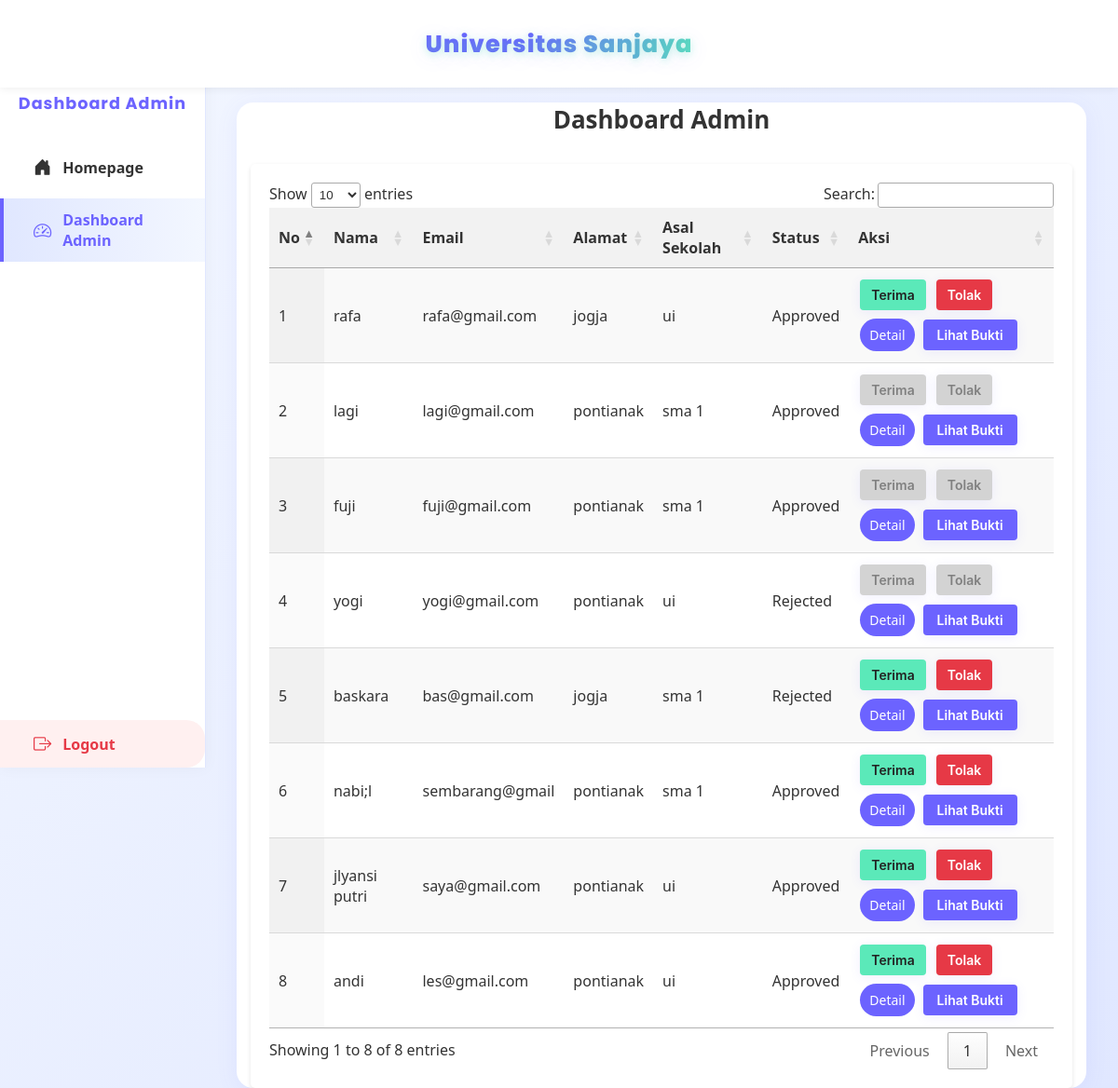
Screenshot of /dashboard_admin (signed in) with the database file from the repository.
### models.py (models this page shows)
class User(db.Model):
    id = db.Column(db.Integer, primary_key=True)
    name = db.Column(db.String(100), nullable=False)
    email = db.Column(db.String(100), unique=True, nullable=False)
    password = db.Column(db.String(100), nullable=False)
    address = db.Column(db.String(200))
    school = db.Column(db.String(100))
    birth_date = db.Column(db.Date)
    phone = db.Column(db.String(15))
    gender = db.Column(db.String(10))
    hobby = db.Column(db.String(100))
    parent_name = db.Column(db.String(100))
    parent_job = db.Column(db.String(100))
    ijazah = db.Column(db.String(200))  # Link ke file ijazah
    kk = db.Column(db.String(200))  # Link ke file kartu keluarga
    ijazah_confirmed = db.Column(db.Boolean, default=False)  # Status konfirmasi ijazah
    kk_confirmed = db.Column(db.Boolean, default=False)  # Status konfirmasi KK
    status = db.Column(db.String(20), default='Pending')  # Pending, Approved, Rejected
    created_at = db.Column(db.DateTime, default=datetime.utcnow)  # Waktu pendaftaran
    payment_status = db.Column(db.String(20), default='Pending')  # Pending, Approved, Rejected
    payment_proof = db.Column(db.String(200))  # Path ke file bukti pembayaran
    is_action_taken = db.Column(db.Boolean, default=False)  # True jika admin sudah mengambil tindakan
    is_payment_action_taken = db.Column(db.Boolean, default=False)  # True jika admin sudah mengambil tindakan pada pembayaran
    faculty = db.Column(db.String(100))  # Fakultas pilihan user
    religion = db.Column(db.String(30))  # Tambahkan ini

### app.py (the view, shortened to what this page needs)
@app.route('/dashboard_admin', methods=['GET', 'POST'])
def dashboard_admin():
    if 'admin_id' not in session:
        flash('Anda harus login sebagai admin untuk mengakses halaman ini.')
        return redirect(url_for('login'))
    users = User.query.order_by(User.created_at.desc()).all()
    return render_template('dashboard_admin.html', users=users)

### templates/dashboard_admin.html (shortened to what this page needs)
<!DOCTYPE html>
<html>
<head>
    <link rel="stylesheet" type="text/css" href="https://cdn.datatables.net/1.13.5/css/jquery.dataTables.min.css">
    <link rel="stylesheet" href="{{ url_for('static', filename='css/admin.css') }}">
</head>
<body>
    <nav class="sidebar">
        <div class="sidebar-header">Dashboard Admin</div>
        <a href="{{ url_for('index') }}" class="nav-link"><i class="bi bi-house-door-fill"></i> Homepage</a>
        <a href="{{ url_for('dashboard_admin') }}" class="nav-link active"><i class="bi bi-speedometer2"></i> Dashboard Admin</a>
        <a href="{{ url_for('logout') }}" class="nav-link logout-link"><i class="bi bi-box-arrow-right"></i> Logout</a>
    </nav>
    <nav class="navbar" style="position:fixed;top:0;left:0;width:100vw;height:64px;z-index:200;display:flex;align-items:center;justify-content:center;background:#fff;box-shadow:0 2px 8px rgba(0,0,0,0.06);">
        <span class="navbar-brand-highlight">
            Universitas Sanjaya
        </span>
    </nav>
    <div class="admin-main-content">
        <div class="container">
            <h1>Dashboard Admin</h1>
            <table id="adminTable" class="display">
                <thead>
                    <tr>
                        <th>No</th>
                        <th>Nama</th>
                        <th>Email</th>
                        <th>Alamat</th>
                        <th>Asal Sekolah</th>
                        <th>Status</th>
                        <th>Aksi</th>
                    </tr>
                </thead>
                <tbody>
                    {% for user in users %}
                    <tr>
                        <td>{{ loop.index }}</td>
                        <td>{{ user.name }}</td>
                        <td>{{ user.email }}</td>
                        <td>{{ user.address or 'Belum diisi' }}</td>
                        <td>{{ user.school or 'Belum diisi' }}</td>
                        <td>{{ user.status }}</td>
                        <td>
                            <div class="action-buttons">
                                <form method="POST" action="{{ url_for('dashboard_admin') }}">
                                    <button type="submit" name="action" value="approve" class="btn btn-green"
                                        {% if user.is_action_taken %}disabled{% endif %}>Terima</button>
                                    <button type="submit" name="action" value="reject" class="btn btn-red"
                                        {% if user.is_action_taken %}disabled{% endif %}>Tolak</button>
                                </form>
                                <a href="{{ url_for('user_detail', user_id=user.id) }}" class="btn btn-detail">Detail</a>
                                {% if user.payment_proof %}
                                    <button onclick="viewPaymentProof('{{ url_for('static', filename=user.payment_proof) }}', {{ user.id }})"
                                        class="btn btn-blue">Lihat Bukti</button>
                                {% else %}
                                    <span>Belum ada bukti pembayaran</span>
                                {% endif %}
                            </div>
                        </td>
                    </tr>
                    {% endfor %}
                </tbody>
            </table>
        </div>
    </div>
    <link rel="stylesheet" href="https://cdn.jsdelivr.net/npm/bootstrap-icons@1.10.5/font/bootstrap-icons.css">
</body>
</html>

### static/css/admin.css (style rules this page uses)
body { background: linear-gradient(135deg, #f3f7ff 0%, #e0e7ff 100%); color: #333; font-family: 'Inter', sans-serif; margin: 0; padding: 0; }
.navbar { background-color: #6c63ff; color: #fff; padding: 15px 30px; display: flex; justify-content: space-between; align-items: center; color: #ffffff; box-shadow: 0 2px 4px rgba(0, 0, 0, 0.1); }
.container { max-width: 1100px; margin: 30px auto; background: #fff; padding: 30px; border-radius: 18px; box-shadow: 0 4px 24px rgba(108,99,255,0.08); }
.container h1 { margin-bottom: 25px; font-size: 26px; color: #6c63ff; }
table { width: 100%; border-collapse: collapse; margin-top: 20px; color: #333; }
thead { background-color: #f1f1f1; color: #0077b6; }
thead th { padding: 12px; text-align: left; font-weight: 600; }
tbody tr { border-bottom: 1px solid #ddd; }
tbody tr:nth-child(even) { background-color: #f9f9f9; }
tbody td { padding: 12px; }
button[type="submit"] { padding: 8px 12px; margin-right: 5px; border: none; border-radius: 4px; color: white; cursor: pointer; font-size: 14px; transition: background-color 0.2s; }
button[name="action"][value="approve"] { background-color: #5be9b9; color: #222; }
button[name="action"][value="reject"] { background-color: #e63946; color: white; }
button { padding: 8px 16px; border: none; border-radius: 30px; cursor: pointer; font-size: 14px; transition: background-color 0.2s; font-family: 'Inter', sans-serif; font-weight: 600; box-shadow: 0 2px 12px rgba(108,99,255,0.10); }
button.btn-green { background-color: #5be9b9; color: #222; }
button.btn-red { background-color: #e63946; color: white; }
button.btn-blue { background-color: #6c63ff; color: white; }
a.btn-detail { background-color: #6c63ff; padding: 8px 10px; border-radius: 30px; color: white; text-decoration: none; font-size: 14px; }
button[name="action"][value="approve"]:disabled, button[name="action"][value="reject"]:disabled { background-color: #d3d3d3; color: #808080; cursor: not-allowed; }
.sidebar { position: fixed; top: 0; left: 0; width: 220px; height: 100vh; background: #fff; border-right: 1.5px solid #e0e7ff; box-shadow: 0 0 16px rgba(0,0,0,0.04); padding: 24px 0 0 0; z-index: 201; display: flex; flex-direction: column; gap: 8px; }
.sidebar .sidebar-header { font-family: 'Poppins', 'Inter', Arial, sans-serif; font-size: 1.1rem; font-weight: 700; color: #6c63ff; text-align: center; margin-bottom: 22px; letter-spacing: 1px; margin-top: 10px; }
.sidebar .logout-link { margin-top: 32px; color: #e63946; border-left: 4px solid transparent; font-weight: 700; background: #fff0f0; border-radius: 0 20px 20px 0; transition: background 0.2s, color 0.2s, border-color 0.2s; }
.admin-main-content { margin-left: 220px; padding-top: 80px; }

### rows the page displays
User: name "rafa", email "rafa@gmail.com", address "jogja", school "ui", status "Approved"
User: name "lagi", email "lagi@gmail.com", address "pontianak", school "sma 1", status "Approved"
User: name "fuji", email "fuji@gmail.com", address "pontianak", school "sma 1", status "Approved"
User: name "yogi", email "yogi@gmail.com", address "pontianak", school "ui", status "Rejected"
User: name "baskara", email "bas@gmail.com", address "jogja", school "sma 1", status "Rejected"
User: name "nabi;l", email "sembarang@gmail", address "pontianak", school "sma 1", status "Approved"
User: name "jlyansi putri", email "saya@gmail.com", address "pontianak", school "ui", status "Approved"
User: name "andi", email "les@gmail.com", address "pontianak", school "ui", status "Approved"
